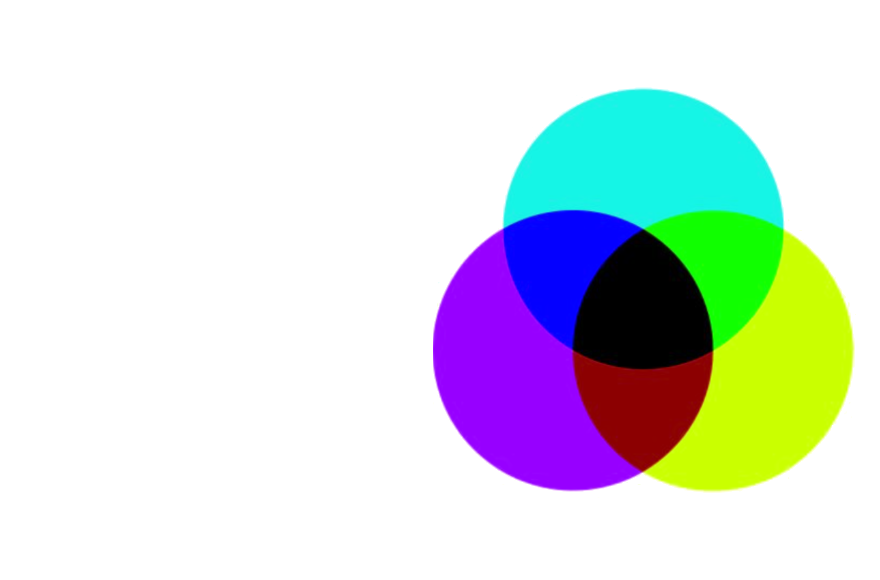
#> input picture input.png, 880 x 580 px
$ python 'primary colors from image.py'
#> lines starting #> are read from the running program, lines starting #| are printed output that depends on the picture
from PIL import Image
import numpy as np
import os

# Input
input_file = "input.png"
output_dir = "channels_output"
os.makedirs(output_dir, exist_ok=True)

# Load image
img = Image.open(input_file).convert("RGB")
arr = np.array(img).astype(np.uint8)

# Split RGB channels
R = arr[:, :, 0]
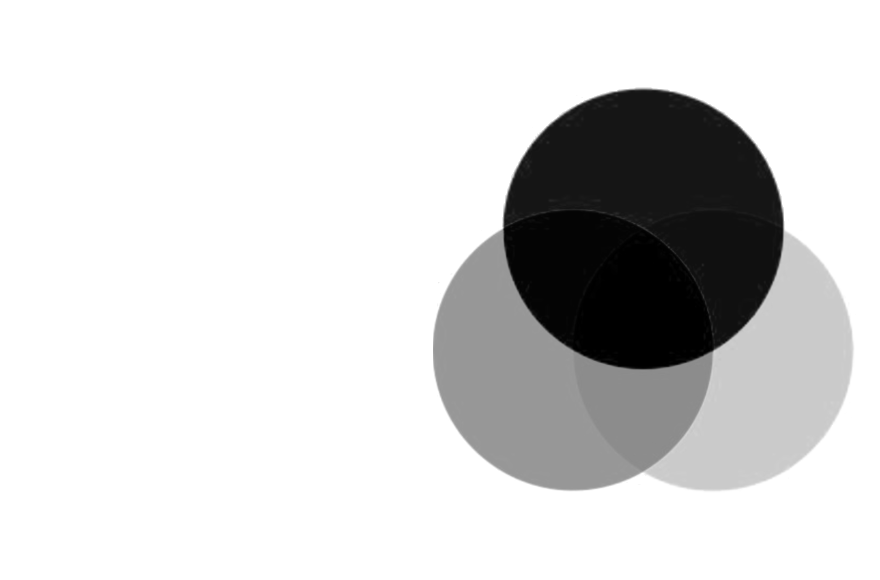
#> R: shape (580, 880); min 0, max 255, mean 215.2
G = arr[:, :, 1]
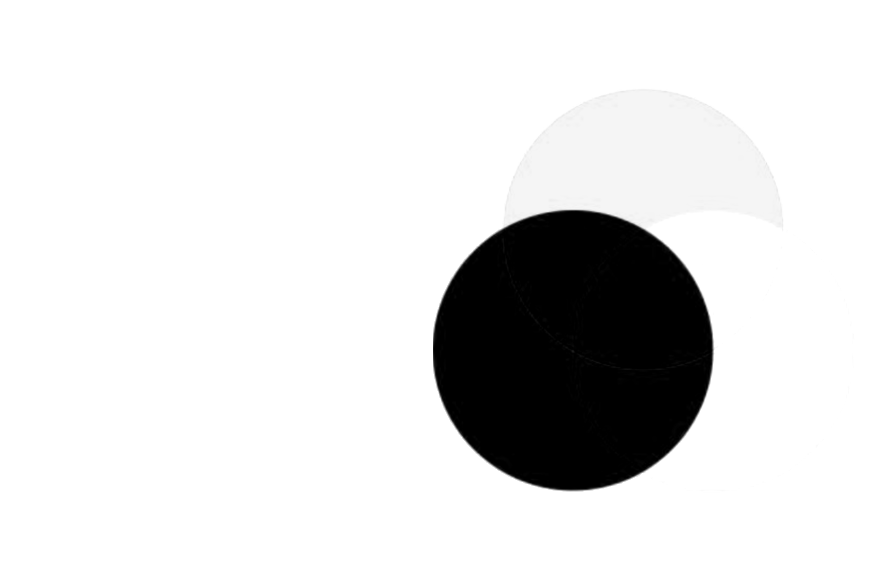
#> G: shape (580, 880); min 0, max 255, mean 223.7
B = arr[:, :, 2]
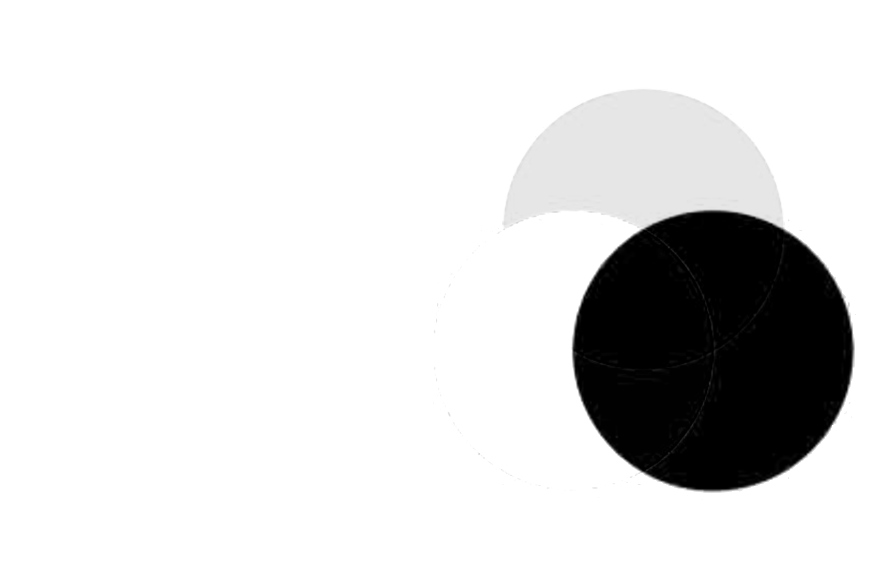
#> B: shape (580, 880); min 0, max 255, mean 223

# Save grayscale channel images
Image.fromarray(R).save(os.path.join(output_dir, "red_channel.png"))
Image.fromarray(G).save(os.path.join(output_dir, "green_channel.png"))
Image.fromarray(B).save(os.path.join(output_dir, "blue_channel.png"))

print("Saved RGB channels.")
